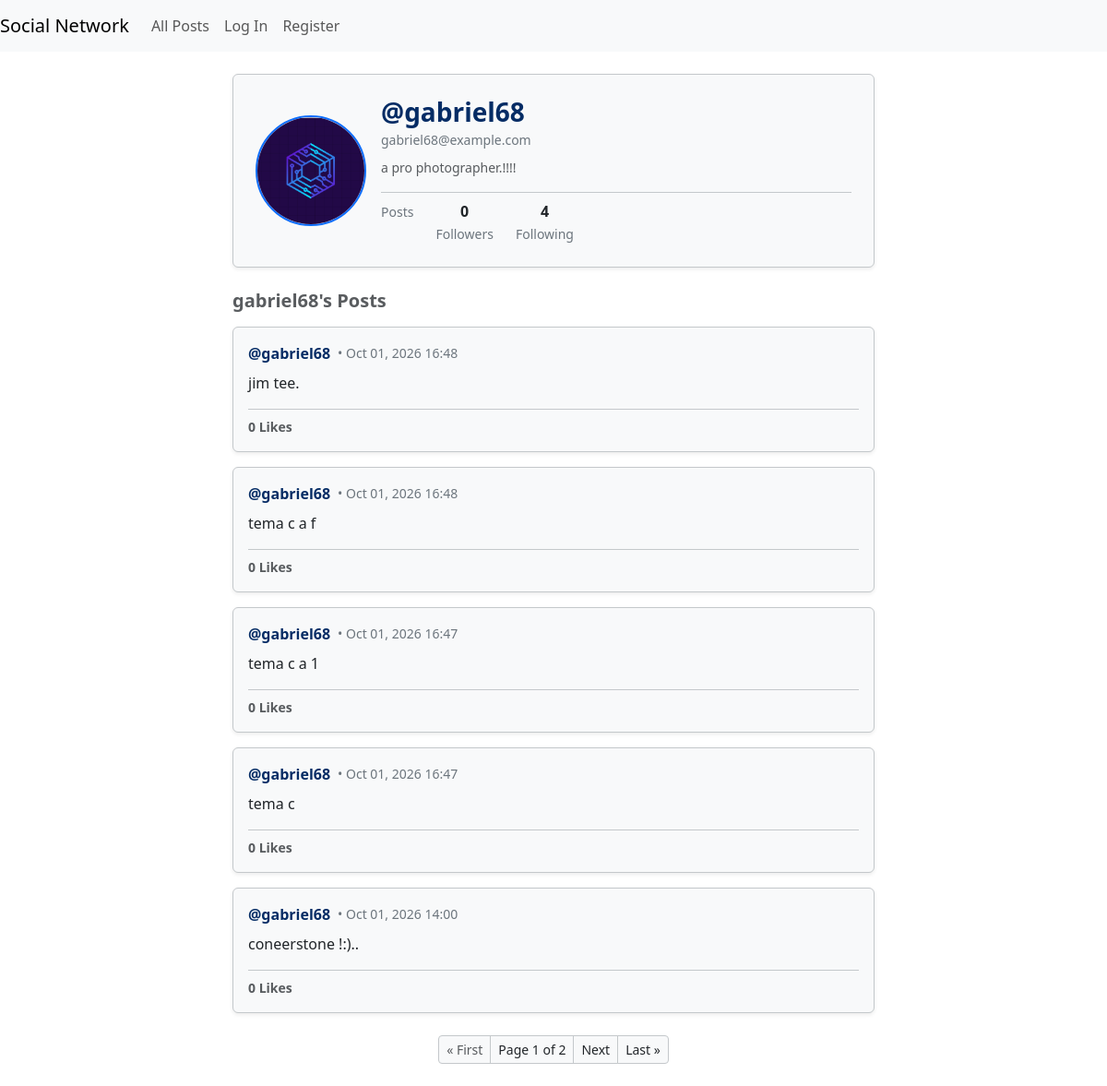
Screenshot of /social/profile/gabriel68 with the database file from the repository.
### accounts/models.py (models this page shows, shortened)
class User(AbstractUser):
    roles = (
        ("admin","Admin"),
        ("vendor","Vendor"),
        ("customer","Customer"),
        ("social","Social"),
    )
    email = models.EmailField(unique=True)
    role = models.CharField(max_length=32, choices=roles, default="customer")
    picture = models.ImageField(upload_to="accounts/profile/", null=True, blank=True)
    USERNAME_FIELD = "email"
    REQUIRED_FIELDS = ["username"]
    objects = CustomUserManager()
    class Meta:
        indexes = [
            models.Index(fields=["email"], name="user_email_index")
        ]

### social/models.py (models this page shows, shortened)
class Profile(models.Model):
    user = models.OneToOneField(settings.AUTH_USER_MODEL, on_delete=models.CASCADE)
    bio = models.TextField(blank=True)
    profile_picture = models.ImageField(upload_to='social/profile-pics/', blank=True, null=True)

class Post(models.Model):
    user = models.ForeignKey(settings.AUTH_USER_MODEL, on_delete=models.CASCADE)
    content = models.CharField(max_length=256, null=True)
    like_by = models.ManyToManyField(settings.AUTH_USER_MODEL, related_name="likes", blank=True)
    timestamp = models.DateTimeField(auto_now_add=True)
    def like_count(self):
        return self.like_by.count()

### social/views.py (the view)
# urls.py: path("profile/", views.UserProfileViewSet.as_view(), name="user-profile"),
def profile(request, username):
    try:
        user = User.objects.get(username=username)
    except User.DoesNotExist:
        return HttpResponse(f"User '{username}' does not exist.")
    posts = Post.objects.filter(user=user).order_by("-timestamp")
    following = Follow.objects.filter(follower=user).count()
    followers = Follow.objects.filter(following=user).count()
    is_following = None
    if request.user.is_authenticated:
        is_following = Follow.objects.filter(follower=request.user, following=user).exists()
    paginator = Paginator(posts, 5)
    page_number = request.GET.get("page")
    try:
        page_object = paginator.get_page(page_number)
    except PageNotAnInteger:
        page_object = paginator.get_page(1)
    except EmptyPage:
        page_object = paginator.get_page(paginator.num_pages)
    return render(request, "social/profile.html", {
        "profile": user,
        "page_object": page_object,
        "following":following,
        "followers":followers,
        "is_following": is_following,
        "bio": user.profile.bio if hasattr(user, 'profile') else 'no bio yet!',
        "profile_picture_url": user.profile.profile_picture.url if hasattr(user, 'profile') and user.profile.profile_picture else None,
    })

### social/templates/social/profile.html (shortened to what this page needs)
{% extends "social/layout.html" %}
{% load static %}
{% block body %}
<div class="container py-4" style="max-width: 720px;">
    <div class="card border shadow-sm mb-4 bg-body-tertiary text-body border-secondary-subtle">
        <div class="card-body p-4">
            <div class="row align-items-center g-3">
                <div class="col-auto text-center">
                    <div class="position-relative d-inline-block">
                        <img src="{% if profile_picture_url %}{{ profile_picture_url }}{% else %}{% static 'social/images/avatar.jpeg' %}{% endif %}"
                             alt="{{ profile.username }}'s Avatar"
                             class="rounded-circle border border-2 border-primary object-fit-cover profile-picture-element"
                             width="120"
                             height="120">
                    </div>
                </div>
                <div class="col">
                    <div class="d-flex justify-content-between align-items-start flex-wrap gap-2 mb-2">
                        <div>
                            <h3 class="mb-0 fw-bold text-primary-emphasis">@{{ profile.username }}</h3>
                            <small class="text-secondary">{{ profile.email }}</small>
                        </div>
                    </div>
                    <p class="profile-bio-element mb-3 text-body-secondary small">
                        {% if bio %}{{ bio }}{% else %}<em class="text-muted">No bio provided.</em>{% endif %}
                    </p>
                    <div class="d-flex gap-4 pt-2 border-top border-secondary-subtle text-center">
                        <div>
                            <small class="text-secondary uppercase fs-7">Posts</small>
                        </div>
                        <div>
                            <strong class="d-block text-body fs-6">{{ followers }}</strong>
                            <small class="text-secondary uppercase fs-7">Followers</small>
                        </div>
                        <div>
                            <strong class="d-block text-body fs-6">{{ following }}</strong>
                            <small class="text-secondary uppercase fs-7">Following</small>
                        </div>
                    </div>
                </div>
            </div>
        </div>
    </div>
    <h5 class="fw-bold mb-3 text-body-secondary">{{ profile.username }}'s Posts</h5>
    <div class="feed-stream">
        {% for post in page_object %}
            <div class="card border shadow-sm mb-3 bg-body-tertiary text-body border-secondary-subtle post-container" data-post-id="{{ post.id }}">
                <div class="card-body p-3">
                    <div class="d-flex justify-content-between align-items-center mb-2">
                        <div class="d-flex align-items-center gap-2">
                            <strong class="text-primary-emphasis">@{{ post.user.username }}</strong>
                            <small class="text-secondary">• {{ post.timestamp|date:"M d, Y H:i" }}</small>
                        </div>
                    </div>
                    <p class="card-text mb-3 post-text" id="post-content-{{ post.id }}" data-post-content="{{ post.content }}">
                        {{ post.content }}
                    </p>
                    <div class="d-flex align-items-center gap-3 pt-2 border-top border-secondary-subtle">
                        <span class="text-body-secondary small fw-semibold">
                            <span class="likes-count" id="likes-count-{{ post.id }}">{{ post.like_count }}</span> Likes
                        </span>
                    </div>
                </div>
            </div>
        {% empty %}
            <div class="text-center py-5 text-secondary border rounded bg-body-tertiary border-secondary-subtle">
                <p class="mb-0">No posts shared yet.</p>
            </div>
        {% endfor %}
    </div>
    {% if page_object.has_other_pages %}
        <nav aria-label="Page navigation" class="mt-4">
            <ul class="pagination pagination-sm justify-content-center mb-0">
                {% if page_object.has_previous %}
                    <li class="page-item">
                        <a class="page-link bg-body-tertiary text-body border-secondary-subtle" href="?page=1">&laquo; First</a>
                    </li>
                    <li class="page-item">
                        <a class="page-link bg-body-tertiary text-body border-secondary-subtle" href="?page={{ page_object.previous_page_number }}">Previous</a>
                    </li>
                {% else %}
                    <li class="page-item disabled">
                        <span class="page-link bg-body-tertiary text-muted border-secondary-subtle">&laquo; First</span>
                    </li>
                {% endif %}
                <li class="page-item disabled">
                    <span class="page-link bg-body-tertiary text-body border-secondary-subtle">
                        Page {{ page_object.number }} of {{ page_object.paginator.num_pages }}
                    </span>
                </li>
                {% if page_object.has_next %}
                    <li class="page-item">
                        <a class="page-link bg-body-tertiary text-body border-secondary-subtle" href="?page={{ page_object.next_page_number }}">Next</a>
                    </li>
                    <li class="page-item">
                        <a class="page-link bg-body-tertiary text-body border-secondary-subtle" href="?page={{ page_object.paginator.num_pages }}">Last &raquo;</a>
                    </li>
                {% else %}
                    <li class="page-item disabled">
                        <span class="page-link bg-body-tertiary text-muted border-secondary-subtle">Last &raquo;</span>
                    </li>
                {% endif %}
            </ul>
        </nav>
    {% endif %}
</div>
{% endblock %}

### social/templates/social/layout.html (shortened to what this page needs)
{% load static %}
<!DOCTYPE html>
<html lang="en">
    <head>
        <link rel="stylesheet" href="{% static 'social/bootstrap-5.3.8-dist/css/bootstrap.min.css' %}">
        <link href="{% static 'social/styles.css' %}" rel="stylesheet">
    </head>
    <body>
        <nav class="navbar navbar-expand-lg navbar-light bg-light">
            <a class="navbar-brand" href="{% url 'index' %}">Social Network</a>
            <div>
              <ul class="navbar-nav mr-auto">
                <li class="nav-item">
                  <a class="nav-link" href="{% url 'index' %}">All Posts</a>
                </li>
                {% if user.is_authenticated %}
                    <li class="nav-item">
                        <a class="nav-link" href="{% url 'following' %}">Following</a>
                    </li>
                    <li class="nav-item">
                        <a class="nav-link" href="{% url 'accounts:logout-view' %}">Log Out</a>
                    </li>
                {% else %}
                    <li class="nav-item">
                        <a class="nav-link" href="{% url 'accounts:login-view' %}">Log In</a>
                    </li>
                    <li class="nav-item">
                        <a class="nav-link" href="{% url 'accounts:signup-view' %}">Register</a>
                    </li>
                {% endif %}
              </ul>
            </div>
          </nav>
        <div class="body">
            {% block body %}
            {% endblock %}
        </div>
    </body>
</html>

### rows the page displays
User: username "gabriel68", email "gabriel68@example.com"
Profile: bio "a pro photographer.!!!!"
Post: user.username "gabriel68", timestamp "Oct 01, 2026 16:48", content "jim tee.", like_count "0"
Post: user.username "gabriel68", timestamp "Oct 01, 2026 16:48", content "tema c a f", like_count "0"
Post: user.username "gabriel68", timestamp "Oct 01, 2026 16:47", content "tema c a 1", like_count "0"
Post: user.username "gabriel68", timestamp "Oct 01, 2026 16:47", content "tema c", like_count "0"
Post: user.username "gabriel68", timestamp "Oct 01, 2026 14:00", content "coneerstone !:)..", like_count "0"

### other values shown
{{ followers }} "0"
{{ following }} "4"
{{ page_object.number }} "1"
{{ page_object.paginator.num_pages }} "2"
